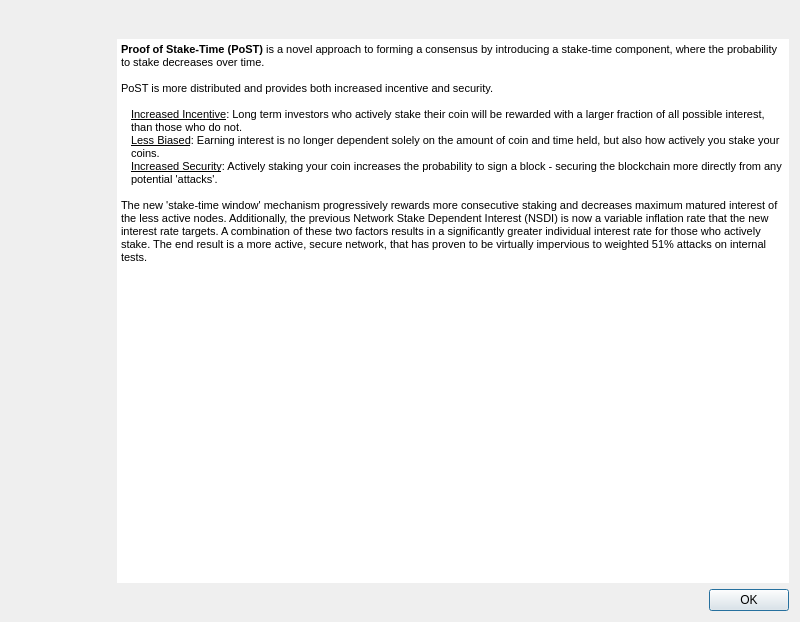
<?xml version="1.0" encoding="UTF-8"?>
<ui version="4.0">
 <class>PostDialog</class>
 <widget class="QDialog" name="PostDialog">
  <property name="geometry">
   <rect>
    <x>0</x>
    <y>0</y>
    <width>800</width>
    <height>620</height>
   </rect>
  </property>
  <property name="windowTitle">
   <string>About PoST</string>
  </property>
  <layout class="QHBoxLayout" name="horizontalLayout_2">
   <item>
    <widget class="QLabel" name="label_4">
     <property name="sizePolicy">
      <sizepolicy hsizetype="Preferred" vsizetype="Ignored">
       <horstretch>0</horstretch>
       <verstretch>0</verstretch>
      </sizepolicy>
     </property>
     <property name="minimumSize">
      <size>
       <width>100</width>
       <height>600</height>
      </size>
     </property>
     <property name="maximumSize">
      <size>
       <width>100</width>
       <height>600</height>
      </size>
     </property>
     <property name="pixmap">
      <pixmap resource="../bitcoin.qrc">:/images/aboutBackground</pixmap>
     </property>
     <property name="scaledContents">
      <bool>true</bool>
     </property>
    </widget>
   </item>
   <item>
    <layout class="QVBoxLayout" name="verticalLayout_2">
     <item>
      <layout class="QHBoxLayout" name="horizontalLayout">
       <property name="leftMargin">
        <number>2</number>
       </property>
       <property name="bottomMargin">
        <number>8</number>
       </property>
       <item>
        <widget class="QLabel" name="postLabel">
         <property name="cursor">
          <cursorShape>IBeamCursor</cursorShape>
         </property>
         <property name="text">
          <string notr="true"/>
         </property>
         <property name="pixmap">
          <pixmap resource="../bitcoin.qrc">:/images/post</pixmap>
         </property>
         <property name="alignment">
          <set>Qt::AlignCenter</set>
         </property>
         <property name="textInteractionFlags">
          <set>Qt::LinksAccessibleByMouse|Qt::TextSelectableByKeyboard|Qt::TextSelectableByMouse</set>
         </property>
        </widget>
       </item>
      </layout>
     </item>
     <item>
      <widget class="QTextEdit" name="description">
       <property name="frameShape">
        <enum>QFrame::NoFrame</enum>
       </property>
       <property name="horizontalScrollBarPolicy">
        <enum>Qt::ScrollBarAlwaysOff</enum>
       </property>
       <property name="undoRedoEnabled">
        <bool>false</bool>
       </property>
       <property name="readOnly">
        <bool>true</bool>
       </property>
       <property name="html">
        <string>&lt;!DOCTYPE HTML PUBLIC &quot;-//W3C//DTD HTML 4.0//EN&quot; &quot;http://www.w3.org/TR/REC-html40/strict.dtd&quot;&gt;
&lt;html&gt;&lt;head&gt;&lt;meta name=&quot;qrichtext&quot; content=&quot;1&quot; /&gt;&lt;style type=&quot;text/css&quot;&gt;
p, li { white-space: pre-wrap; }
&lt;/style&gt;&lt;/head&gt;&lt;body style=&quot; font-family:'MS Shell Dlg 2'; font-size:8.25pt; font-weight:400; font-style:normal;&quot;&gt;
&lt;p style=&quot; margin-top:0px; margin-bottom:0px; margin-left:0px; margin-right:0px; -qt-block-indent:0; text-indent:0px;&quot;&gt;&lt;span style=&quot; font-weight:600;&quot;&gt;Proof of Stake-Time (PoST)&lt;/span&gt; is a novel approach to forming a consensus by introducing a stake-time component, where the probability to stake decreases over time.&lt;br /&gt;&lt;br /&gt;PoST is more distributed and provides both increased incentive and security.&lt;br /&gt;&lt;/p&gt;
&lt;p style=&quot; margin-top:0px; margin-bottom:0px; margin-left:10px; margin-right:0px; -qt-block-indent:0; text-indent:0px;&quot;&gt;&lt;span style=&quot; text-decoration: underline;&quot;&gt;Increased Incentive&lt;/span&gt;: Long term investors who actively stake their coin will be rewarded with a larger fraction of all possible interest, than those who do not.&lt;/p&gt;
&lt;p style=&quot; margin-top:0px; margin-bottom:0px; margin-left:10px; margin-right:0px; -qt-block-indent:0; text-indent:0px;&quot;&gt;&lt;span style=&quot; text-decoration: underline;&quot;&gt;Less Biased&lt;/span&gt;: Earning interest is no longer dependent solely on the amount of coin and time held, but also how actively you stake your coins.&lt;/p&gt;
&lt;p style=&quot; margin-top:0px; margin-bottom:0px; margin-left:10px; margin-right:0px; -qt-block-indent:0; text-indent:0px;&quot;&gt;&lt;span style=&quot; text-decoration: underline;&quot;&gt;Increased Security&lt;/span&gt;: Actively staking your coin increases the probability to sign a block - securing the blockchain more directly from any potential 'attacks'.&lt;br /&gt;&lt;/p&gt;
&lt;p style=&quot; margin-top:0px; margin-bottom:0px; margin-left:0px; margin-right:0px; -qt-block-indent:0; text-indent:0px;&quot;&gt;The new 'stake-time window' mechanism progressively rewards more consecutive staking and decreases maximum matured interest of the less active nodes. Additionally, the previous Network Stake Dependent Interest (NSDI) is now a variable inflation rate that the new interest rate targets. A combination of these two factors results in a significantly greater individual interest rate for those who actively stake. The end result is a more active, secure network, that has proven to be virtually impervious to weighted 51% attacks on internal tests.&lt;/p&gt;&lt;/body&gt;&lt;/html&gt;</string>
       </property>
       <property name="cursorWidth">
        <number>1</number>
       </property>
       <property name="placeholderText">
        <string extracomment="This is the description of the change."/>
       </property>
      </widget>
     </item>
     <item>
      <widget class="QDialogButtonBox" name="buttonBox">
       <property name="orientation">
        <enum>Qt::Horizontal</enum>
       </property>
       <property name="standardButtons">
        <set>QDialogButtonBox::Ok</set>
       </property>
      </widget>
     </item>
    </layout>
   </item>
  </layout>
 </widget>
 <resources>
  <include location="../bitcoin.qrc"/>
 </resources>
 <connections>
  <connection>
   <sender>buttonBox</sender>
   <signal>rejected()</signal>
   <receiver>PostDialog</receiver>
   <slot>reject()</slot>
   <hints>
    <hint type="sourcelabel">
     <x>428</x>
     <y>308</y>
    </hint>
    <hint type="destinationlabel">
     <x>286</x>
     <y>274</y>
    </hint>
   </hints>
  </connection>
  <connection>
   <sender>buttonBox</sender>
   <signal>accepted()</signal>
   <receiver>PostDialog</receiver>
   <slot>accept()</slot>
   <hints>
    <hint type="sourcelabel">
     <x>360</x>
     <y>308</y>
    </hint>
    <hint type="destinationlabel">
     <x>157</x>
     <y>274</y>
    </hint>
   </hints>
  </connection>
 </connections>
</ui>
